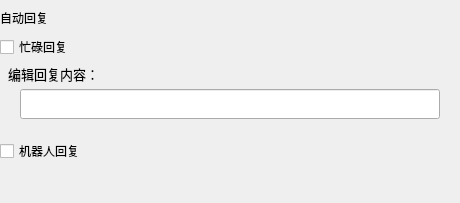
         <widget class="QWidget" name="page_34">
          <layout class="QVBoxLayout" name="verticalLayout_16">
           <property name="spacing">
            <number>0</number>
           </property>
           <property name="leftMargin">
            <number>0</number>
           </property>
           <property name="topMargin">
            <number>0</number>
           </property>
           <property name="rightMargin">
            <number>0</number>
           </property>
           <property name="bottomMargin">
            <number>0</number>
           </property>
           <item>
            <widget class="QWidget" name="verticalWidget_5" native="true">
             <property name="styleSheet">
              <string notr="true">QLabel#label_busy{
font:13px;
margin:5px;
border-style:solid;
border-width:0px 0px 0px 0px;
border-color: rgb(200, 200, 200);
}
</string>
             </property>
             <layout class="QVBoxLayout" name="verticalLayout_12">
              <property name="spacing">
               <number>0</number>
              </property>
              <property name="leftMargin">
               <number>0</number>
              </property>
              <property name="topMargin">
               <number>0</number>
              </property>
              <property name="rightMargin">
               <number>0</number>
              </property>
              <property name="bottomMargin">
               <number>0</number>
              </property>
              <item>
               <widget class="QLabel" name="label">
                <property name="minimumSize">
                 <size>
                  <width>0</width>
                  <height>35</height>
                 </size>
                </property>
                <property name="text">
                 <string>自动回复</string>
                </property>
               </widget>
              </item>
              <item alignment="Qt::AlignHCenter">
               <widget class="QCheckBox" name="checkBox_busy">
                <property name="minimumSize">
                 <size>
                  <width>460</width>
                  <height>0</height>
                 </size>
                </property>
                <property name="focusPolicy">
                 <enum>Qt::TabFocus</enum>
                </property>
                <property name="text">
                 <string>忙碌回复</string>
                </property>
               </widget>
              </item>
              <item alignment="Qt::AlignHCenter">
               <widget class="QLabel" name="label_busy">
                <property name="minimumSize">
                 <size>
                  <width>460</width>
                  <height>0</height>
                 </size>
                </property>
                <property name="styleSheet">
                 <string notr="true"/>
                </property>
                <property name="text">
                 <string>编辑回复内容：</string>
                </property>
               </widget>
              </item>
              <item alignment="Qt::AlignHCenter">
               <widget class="QLineEdit" name="lineEdit_busy">
                <property name="sizePolicy">
                 <sizepolicy hsizetype="Fixed" vsizetype="Fixed">
                  <horstretch>0</horstretch>
                  <verstretch>0</verstretch>
                 </sizepolicy>
                </property>
                <property name="minimumSize">
                 <size>
                  <width>420</width>
                  <height>30</height>
                 </size>
                </property>
               </widget>
              </item>
              <item>
               <spacer name="verticalSpacer_5">
                <property name="orientation">
                 <enum>Qt::Vertical</enum>
                </property>
                <property name="sizeType">
                 <enum>QSizePolicy::Fixed</enum>
                </property>
                <property name="sizeHint" stdset="0">
                 <size>
                  <width>20</width>
                  <height>20</height>
                 </size>
                </property>
               </spacer>
              </item>
              <item alignment="Qt::AlignHCenter">
               <widget class="QCheckBox" name="checkBox_robot">
                <property name="minimumSize">
                 <size>
                  <width>460</width>
                  <height>0</height>
                 </size>
                </property>
                <property name="focusPolicy">
                 <enum>Qt::TabFocus</enum>
                </property>
                <property name="text">
                 <string>机器人回复</string>
                </property>
                <property name="checked">
                 <bool>false</bool>
                </property>
                <property name="autoRepeat">
                 <bool>false</bool>
                </property>
               </widget>
              </item>
              <item>
               <spacer name="verticalSpacer_4">
                <property name="orientation">
                 <enum>Qt::Vertical</enum>
                </property>
                <property name="sizeHint" stdset="0">
                 <size>
                  <width>20</width>
                  <height>40</height>
                 </size>
                </property>
               </spacer>
              </item>
             </layout>
            </widget>
           </item>
          </layout>
         </widget>
